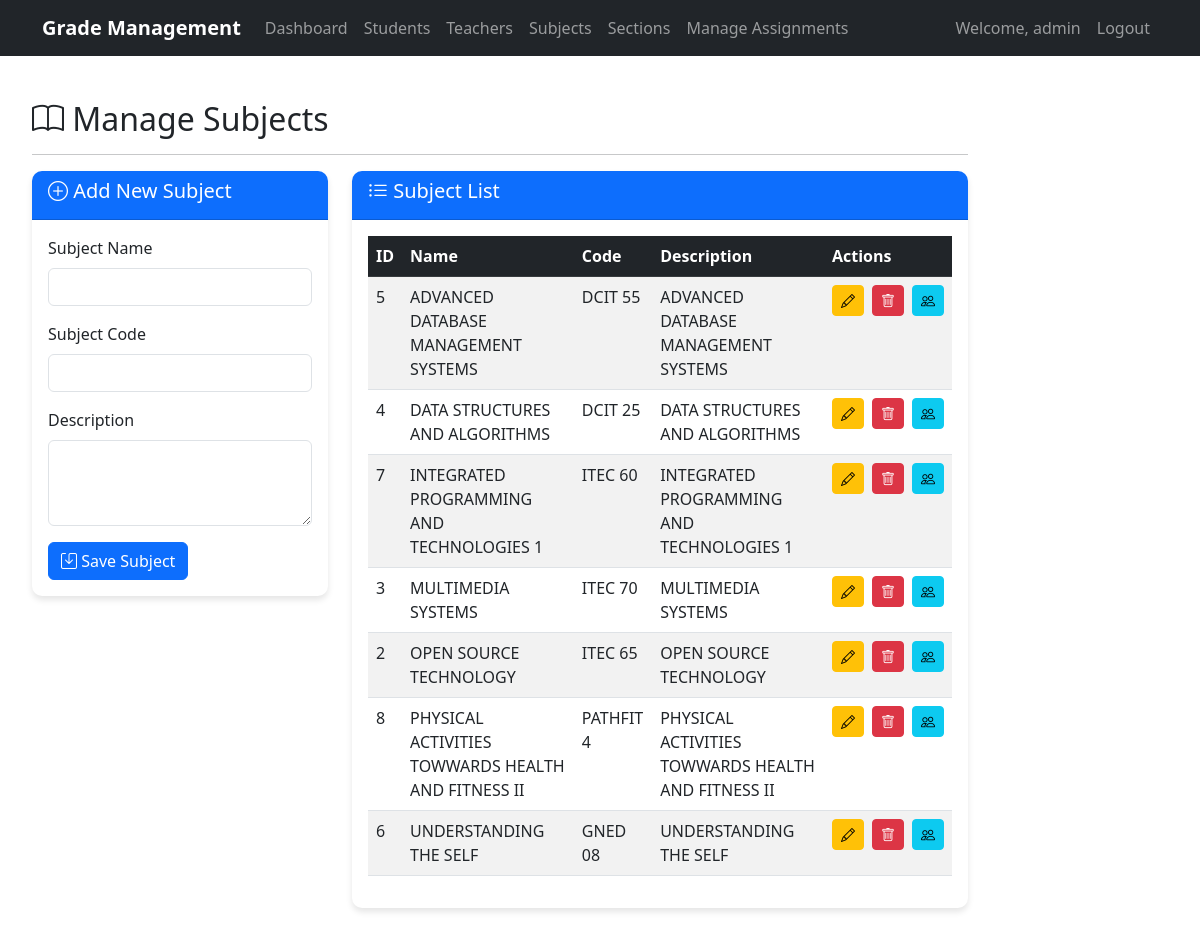
/admin/manage_subjects.php (signed in), run on the app's committed database.
### tables this page shows
CREATE TABLE `subjects` (
  `subject_id` int(11) NOT NULL,
  `subject_name` varchar(100) NOT NULL,
  `subject_code` varchar(20) NOT NULL,
  `description` text DEFAULT NULL
);

### admin/manage_subjects.php (the view, shortened to what this page needs)
<?php
require_once '../config/db.php';
$subjects = $conn->query("SELECT * FROM subjects ORDER BY subject_name");
?>
<!DOCTYPE html>
<html lang="en">
<head>
    <?php include '../includes/header.php'; ?>
</head>
<body>
    <?php include '../includes/navbar.php'; ?>
    <div class="container mt-4">
        <div class="row">
            <div class="col-md-12">
                <h2><i class="bi bi-book"></i> Manage Subjects</h2>
                <hr>
                <div class="row">
                    <div class="col-md-4">
                        <div class="card mb-4">
                            <div class="card-header bg-primary text-white">
                                <h5><i class="bi bi-plus-circle"></i> Add New Subject</h5>
                            </div>
                            <div class="card-body">
                                <form method="POST">
                                    <div class="mb-3">
                                        <label for="subject_name" class="form-label">Subject Name</label>
                                        <input type="text" class="form-control" id="subject_name" name="subject_name"
                                            required>
                                    </div>
                                    <div class="mb-3">
                                        <label for="subject_code" class="form-label">Subject Code</label>
                                        <input type="text" class="form-control" id="subject_code" name="subject_code"
                                            required>
                                    </div>
                                    <div class="mb-3">
                                        <label for="description" class="form-label">Description</label>
                                        <textarea class="form-control" id="description" name="description"
                                            rows="3"></textarea>
                                    </div>
                                    <button type="submit" name="add_subject" class="btn btn-primary">
                                        <i class="bi bi-save"></i> Save Subject
                                    </button>
                                </form>
                            </div>
                        </div>
                    </div>
                    <div class="col-md-8">
                        <div class="card">
                            <div class="card-header bg-primary text-white">
                                <h5><i class="bi bi-list-ul"></i> Subject List</h5>
                            </div>
                            <div class="card-body">
                                <?php if ($subjects->num_rows > 0): ?>
                                    <div class="table-responsive">
                                        <table class="table table-striped table-hover">
                                            <thead class="table-dark">
                                                <tr>
                                                    <th>ID</th>
                                                    <th>Name</th>
                                                    <th>Code</th>
                                                    <th>Description</th>
                                                    <th>Actions</th>
                                                </tr>
                                            </thead>
                                            <tbody>
                                                <?php while ($subject = $subjects->fetch_assoc()): ?>
                                                    <tr>
                                                        <td><?= htmlspecialchars($subject['subject_id']) ?></td>
                                                        <td><?= htmlspecialchars($subject['subject_name']) ?></td>
                                                        <td><?= htmlspecialchars($subject['subject_code']) ?></td>
                                                        <td><?= htmlspecialchars($subject['description'] ?? 'N/A') ?></td>
                                                        <td>
                                                            <div class="d-flex gap-2 align-items-center">
                                                                <a href="edit_subject.php?id=<?= $subject['subject_id'] ?>"
                                                                    class="btn btn-sm btn-warning" title="Edit">
                                                                    <i class="bi bi-pencil"></i>
                                                                </a>
                                                                <a href="?delete=<?= $subject['subject_id'] ?>"
                                                                    class="btn btn-sm btn-danger" title="Delete"
                                                                    onclick="return confirm('Are you sure you want to delete this subject?')">
                                                                    <i class="bi bi-trash"></i>
                                                                </a>
                                                                <a href="manage_subject_student.php?id=<?= $subject['subject_id'] ?>"
                                                                    class="btn btn-sm btn-info" title="Manage subject">
                                                                    <i class="bi bi-people"></i>
                                                                </a>
                                                            </div>
                                                        </td>
                                                    </tr>
                                                <?php endwhile; ?>
                                            </tbody>
                                        </table>
                                    </div>
                                <?php else: ?>
                                    <div class="alert alert-info">No subjects found.</div>
                                <?php endif; ?>
                            </div>
                        </div>
                    </div>
                </div>
            </div>
        </div>
    </div>
    <?php include '../includes/footer.php'; ?>
</body>
</html>

### includes/header.php (style rules this page uses)
:root { --primary-color: #0d6efd; --secondary-color: #6c757d; --dark-color: #212529; --light-color: #f8f9fa; }
body { padding-top: 56px; font-family: 'Segoe UI', Tahoma, Geneva, Verdana, sans-serif; }
.card { border: none; border-radius: 10px; box-shadow: 0 4px 6px rgba(0, 0, 0, 0.1); margin-bottom: 20px; }
.card-header { background-color: var(--primary-color); color: white; border-radius: 10px 10px 0 0 !important; }
.table-responsive { overflow-x: auto; }

### data on the page
subjects: subject_id "5", subject_name "ADVANCED DATABASE MANAGEMENT SYSTEMS", subject_code "DCIT 55", description "ADVANCED DATABASE MANAGEMENT SYSTEMS"
subjects: subject_id "4", subject_name "DATA STRUCTURES AND ALGORITHMS", subject_code "DCIT 25", description "DATA STRUCTURES AND ALGORITHMS"
subjects: subject_id "7", subject_name "INTEGRATED PROGRAMMING AND TECHNOLOGIES 1", subject_code "ITEC 60", description "INTEGRATED PROGRAMMING AND TECHNOLOGIES 1"
subjects: subject_id "3", subject_name "MULTIMEDIA SYSTEMS", subject_code "ITEC 70", description "MULTIMEDIA SYSTEMS"
subjects: subject_id "2", subject_name "OPEN SOURCE TECHNOLOGY", subject_code "ITEC 65", description "OPEN SOURCE TECHNOLOGY"
subjects: subject_id "8", subject_name "PHYSICAL ACTIVITIES TOWWARDS HEALTH AND FITNESS II", subject_code "PATHFIT 4", description "PHYSICAL ACTIVITIES TOWWARDS HEALTH AND FITNESS II"
subjects: subject_id "6", subject_name "UNDERSTANDING THE SELF", subject_code "GNED 08", description "UNDERSTANDING THE SELF"

### other printed values
$_SESSION['username'] "admin"
